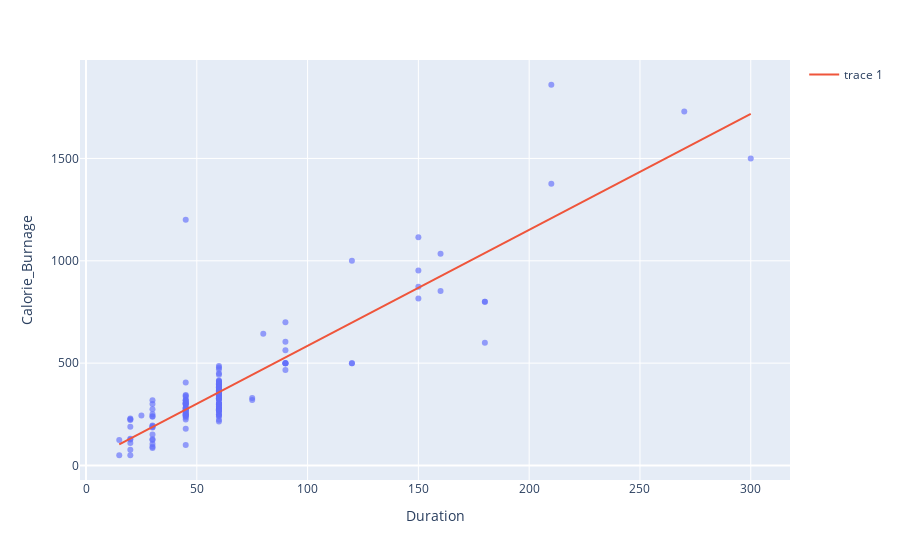

The notebook cell saved with this chart:
### Markdown cell above
#### Question:

We have seen earlier how to apply a simple regression model for predicting Calorie_Burnage from Average_Pulse. There might be another candidate Duration in addition to Average_Pulse. You will need to repeat the above linear regression process to find relationsthip between Calorie_Burnage and Duration.

Comment on the both regression lines: Calorie_Burnage - Average_Pulse and Calorie_Burnage - Duration.

### Code cell
# Build a regression line between the feature Duration and the predicted value Calorie_Burnage
model = LinearRegression()

# Get the predictor
X = df[["Duration"]].values.reshape(-1, 1)

# Fit the model
model.fit(X, df["Calorie_Burnage"])


x_range = np.linspace(X.min(), X.max(), 100)
y_range = model.predict(x_range.reshape(-1, 1))

fig = px.scatter(df, x='Duration', y='Calorie_Burnage', opacity=0.65)
fig.add_traces(go.Scatter(x=x_range, y=y_range, name='Regression Fit'))
fig.show()

### Figure 1 — Plotly figure (JSON) as saved in the notebook; plotly's stock layout.template omitted (floating-point values rounded to 4 significant figures; data arrays with more than 128 entries replaced by an {"elided": "..."} marker saying what was removed)
{"data": [{"hovertemplate": "Duration=%{x}<br>Calorie_Burnage=%{y}<extra></extra>", "legendgroup": "", "marker": {"color": "#636efa", "opacity": 0.65, "symbol": "circle"}, "mode": "markers", "name": "", "orientation": "v", "showlegend": false, "type": "scatter", "x": {"elided": "163 int values"}, "xaxis": "x", "y": {"elided": "163 int values"}, "yaxis": "y"}, {"type": "scatter", "x": [15, 17.88, 20.76, 23.64, 26.52, 29.39, 32.27, 35.15, 38.03, 40.91, 43.79, 46.67, 49.55, 52.42, 55.3, 58.18, 61.06, 63.94, 66.82, 69.7, 72.58, 75.45, 78.33, 81.21, 84.09, 86.97, 89.85, 92.73, 95.61, 98.48, 101.4, 104.2, 107.1, 110, 112.9, 115.8, 118.6, 121.5, 124.4, 127.3, 130.2, 133.0, 135.9, 138.8, 141.7, 144.5, 147.4, 150.3, 153.2, 156.1, 158.9, 161.8, 164.7, 167.6, 170.5, 173.3, 176.2, 179.1, 182.0, 184.8, 187.7, 190.6, 193.5, 196.4, 199.2, 202.1, 205, 207.9, 210.8, 213.6, 216.5, 219.4, 222.3, 225.2, 228.0, 230.9, 233.8, 236.7, 239.5, 242.4, 245.3, 248.2, 251.1, 253.9, 256.8, 259.7, 262.6, 265.5, 268.3, 271.2, 274.1, 277.0, 279.8, 282.7, 285.6, 288.5, 291.4, 294.2, 297.1, 300], "y": [103.3, 119.6, 135.9, 152.2, 168.6, 184.9, 201.2, 217.5, 233.8, 250.1, 266.4, 282.7, 299.0, 315.3, 331.6, 347.9, 364.2, 380.5, 396.8, 413.1, 429.4, 445.8, 462.1, 478.4, 494.7, 511.0, 527.3, 543.6, 559.9, 576.2, 592.5, 608.8, 625.1, 641.4, 657.7, 674.0, 690.3, 706.6, 723.0, 739.3, 755.6, 771.9, 788.2, 804.5, 820.8, 837.1, 853.4, 869.7, 886.0, 902.3, 918.6, 934.9, 951.2, 967.5, 983.9, 1000.0, 1016.0, 1033.0, 1049.0, 1065.0, 1082.0, 1098.0, 1114.0, 1131.0, 1147.0, 1163.0, 1180.0, 1196.0, 1212.0, 1228.0, 1245.0, 1261.0, 1277.0, 1294.0, 1310.0, 1326.0, 1343.0, 1359.0, 1375.0, 1392.0, 1408.0, 1424.0, 1440.0, 1457.0, 1473.0, 1489.0, 1506.0, 1522.0, 1538.0, 1555.0, 1571.0, 1587.0, 1603.0, 1620.0, 1636.0, 1652.0, 1669.0, 1685.0, 1701.0, 1718.0]}], "layout": {"autosize": true, "legend": {"tracegroupgap": 0}, "margin": {"t": 60}, "xaxis": {"anchor": "y", "autorange": true, "domain": [0, 1], "range": [-2.048, 317.0], "title": {"text": "Duration"}, "type": "linear"}, "yaxis": {"anchor": "x", "autorange": true, "domain": [0, 1], "range": [-90.14, 2000.0], "title": {"text": "Calorie_Burnage"}, "type": "linear"}}}
